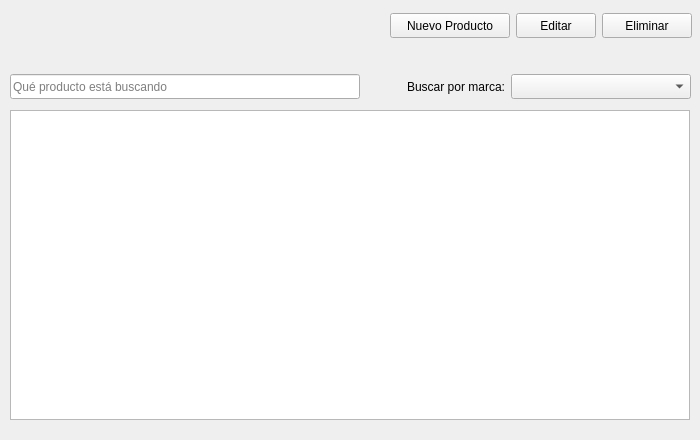
<?xml version="1.0" encoding="UTF-8"?>
<ui version="4.0">
 <class>MainWindow</class>
 <widget class="QWidget" name="MainWindow">
  <property name="geometry">
   <rect>
    <x>0</x>
    <y>0</y>
    <width>700</width>
    <height>440</height>
   </rect>
  </property>
  <property name="minimumSize">
   <size>
    <width>700</width>
    <height>440</height>
   </size>
  </property>
  <property name="maximumSize">
   <size>
    <width>700</width>
    <height>440</height>
   </size>
  </property>
  <property name="cursor">
   <cursorShape>ArrowCursor</cursorShape>
  </property>
  <property name="mouseTracking">
   <bool>false</bool>
  </property>
  <property name="windowTitle">
   <string>Lista de productos</string>
  </property>
  <widget class="QWidget" name="horizontalLayoutWidget">
   <property name="geometry">
    <rect>
     <x>390</x>
     <y>10</y>
     <width>304</width>
     <height>31</height>
    </rect>
   </property>
   <property name="minimumSize">
    <size>
     <width>120</width>
     <height>0</height>
    </size>
   </property>
   <property name="maximumSize">
    <size>
     <width>350</width>
     <height>16777215</height>
    </size>
   </property>
   <layout class="QHBoxLayout" name="horizontalLayout">
    <item>
     <widget class="QPushButton" name="btn_new">
      <property name="minimumSize">
       <size>
        <width>120</width>
        <height>25</height>
       </size>
      </property>
      <property name="maximumSize">
       <size>
        <width>120</width>
        <height>25</height>
       </size>
      </property>
      <property name="text">
       <string>Nuevo Producto</string>
      </property>
     </widget>
    </item>
    <item>
     <widget class="QPushButton" name="btn_edit">
      <property name="minimumSize">
       <size>
        <width>80</width>
        <height>25</height>
       </size>
      </property>
      <property name="maximumSize">
       <size>
        <width>80</width>
        <height>25</height>
       </size>
      </property>
      <property name="text">
       <string>Editar</string>
      </property>
     </widget>
    </item>
    <item>
     <widget class="QPushButton" name="btn_delete">
      <property name="minimumSize">
       <size>
        <width>90</width>
        <height>25</height>
       </size>
      </property>
      <property name="maximumSize">
       <size>
        <width>90</width>
        <height>25</height>
       </size>
      </property>
      <property name="text">
       <string>Eliminar</string>
      </property>
     </widget>
    </item>
   </layout>
  </widget>
  <widget class="QWidget" name="horizontalLayoutWidget_2">
   <property name="geometry">
    <rect>
     <x>10</x>
     <y>70</y>
     <width>681</width>
     <height>34</height>
    </rect>
   </property>
   <layout class="QHBoxLayout" name="horizontalLayout_2">
    <property name="leftMargin">
     <number>0</number>
    </property>
    <property name="topMargin">
     <number>0</number>
    </property>
    <property name="rightMargin">
     <number>0</number>
    </property>
    <item>
     <widget class="QLineEdit" name="search_box">
      <property name="minimumSize">
       <size>
        <width>350</width>
        <height>25</height>
       </size>
      </property>
      <property name="maximumSize">
       <size>
        <width>350</width>
        <height>25</height>
       </size>
      </property>
      <property name="text">
       <string/>
      </property>
      <property name="alignment">
       <set>Qt::AlignLeading|Qt::AlignLeft|Qt::AlignVCenter</set>
      </property>
      <property name="placeholderText">
       <string>Qué producto está buscando</string>
      </property>
     </widget>
    </item>
    <item>
     <widget class="QLabel" name="label">
      <property name="minimumSize">
       <size>
        <width>130</width>
        <height>25</height>
       </size>
      </property>
      <property name="maximumSize">
       <size>
        <width>140</width>
        <height>25</height>
       </size>
      </property>
      <property name="text">
       <string>Buscar por marca:</string>
      </property>
      <property name="alignment">
       <set>Qt::AlignRight|Qt::AlignTrailing|Qt::AlignVCenter</set>
      </property>
     </widget>
    </item>
    <item>
     <widget class="QComboBox" name="selectBrand">
      <property name="minimumSize">
       <size>
        <width>180</width>
        <height>25</height>
       </size>
      </property>
      <property name="maximumSize">
       <size>
        <width>180</width>
        <height>25</height>
       </size>
      </property>
      <property name="mouseTracking">
       <bool>false</bool>
      </property>
      <property name="editable">
       <bool>false</bool>
      </property>
      <property name="maxVisibleItems">
       <number>30</number>
      </property>
      <property name="insertPolicy">
       <enum>QComboBox::InsertAlphabetically</enum>
      </property>
     </widget>
    </item>
   </layout>
  </widget>
  <widget class="QTableView" name="table">
   <property name="geometry">
    <rect>
     <x>10</x>
     <y>110</y>
     <width>680</width>
     <height>310</height>
    </rect>
   </property>
   <property name="minimumSize">
    <size>
     <width>680</width>
     <height>310</height>
    </size>
   </property>
   <property name="maximumSize">
    <size>
     <width>680</width>
     <height>310</height>
    </size>
   </property>
   <property name="editTriggers">
    <set>QAbstractItemView::NoEditTriggers</set>
   </property>
  </widget>
 </widget>
 <resources/>
 <connections/>
</ui>
